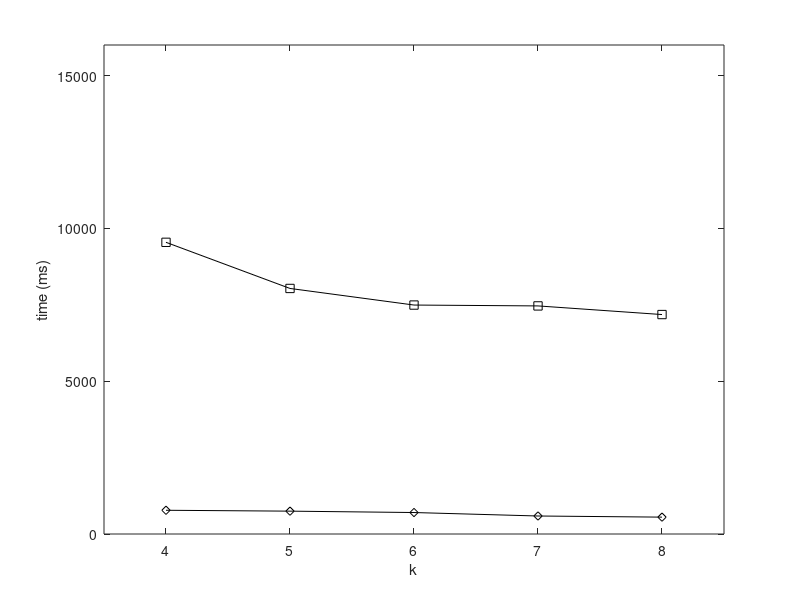

This chart was generated by the following MATLAB code: (Note: this script raises an error after producing the figure.)
set(gcf,'color',[1, 1, 1]);
set(gcf,'unit','centimeters','position',[10 5 9 7]);

x=[1, 2, 3, 4, 5];
y1 = [9863.672988	9581.646215	9593.479703	9591.493856	9587.78634];
y2 = [9543.968902	8034.357584	7491.419815	7462.914118	7180.50112];
y3 = [776.49	747.8	702.61	589.1	552];

p2 = plot(x, y2, '-ks');
hold on;
p3 = plot(x, y3, '-kd');

xlabel('k');
ylabel('time (ms)');

axis([0.5 5.5 0.0 16000]);

set(gca, 'xtick', 1:5, 'XTickLabel', {'4','5','6','7','8'});
leg=legend('Local','Dec', 2);
set(leg,'edgecolor','white');

set(gca, 'FontSize', 12);
set(get(gca, 'XLabel'), 'FontSize',12);
set(get(gca, 'YLabel'), 'FontSize',12);
set(findall(gcf,'type','line'),'linewidth',1.5);
set(gca, 'LineWidth', 1.5);
